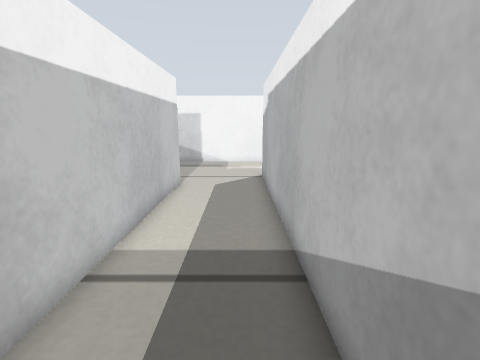
View 1 (above)

17 first-person views from a walk through a robot-simulator world made for Gazebo. The camera is 0.29 m above the floor, tilts 12° down and sees 85° across. The floor is counted in squares, 0.1 m on a side. Each view is taken from the middle of a square. On the plan, view 1 faces up. The plan holds only what a view shows up to about 19 squares ahead; the rest is blank. The robots in the file are not drawn.

View 2
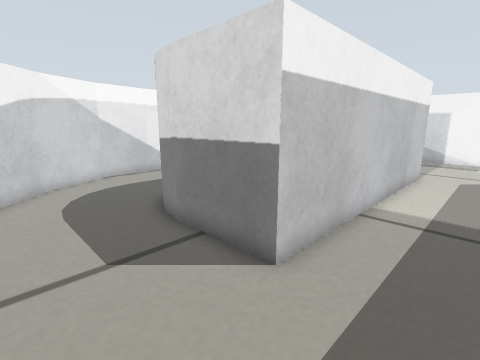

View 3
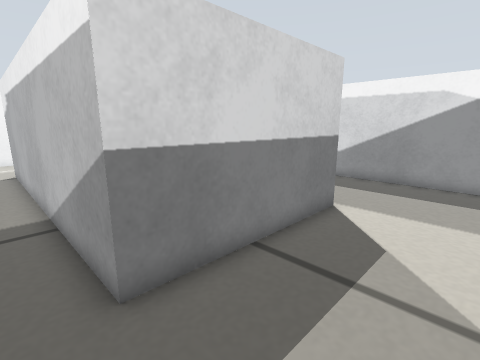

View 4
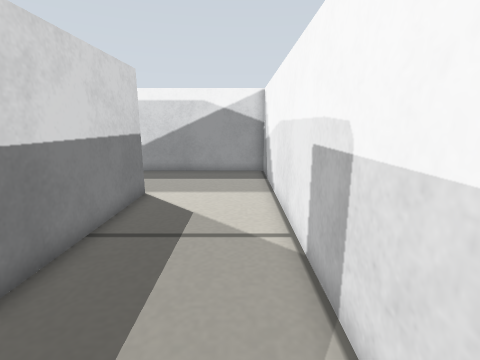

View 5
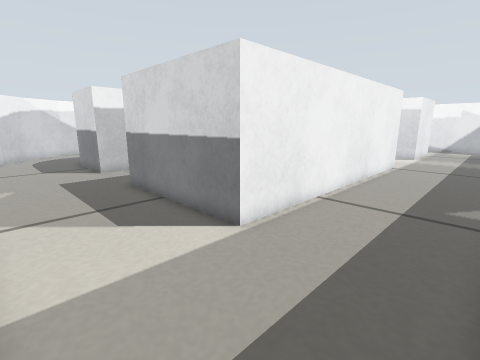

View 6
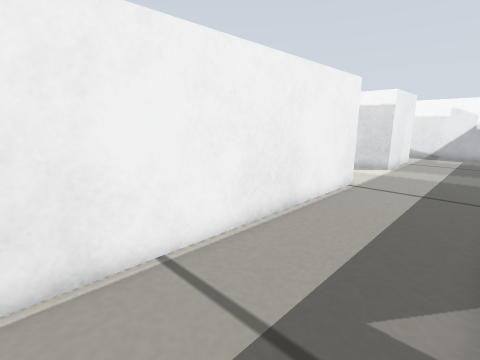

View 7
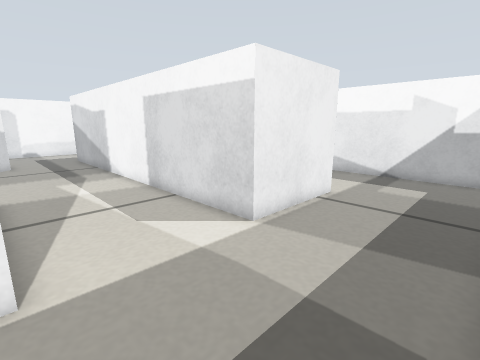

View 8
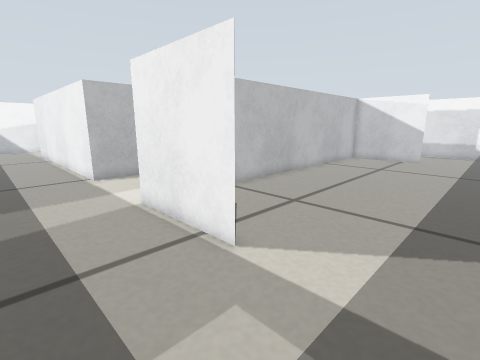

View 9
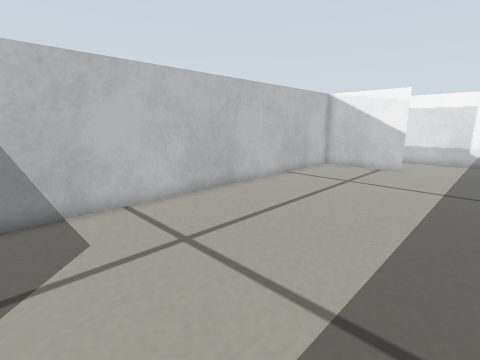

View 10
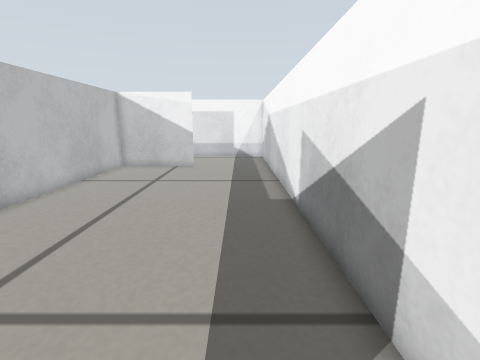

View 11
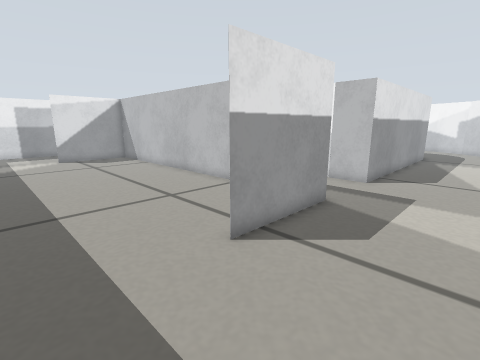

View 12
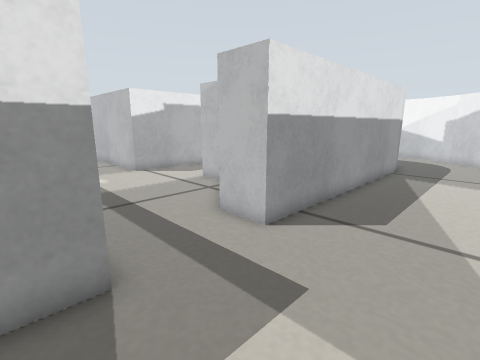

View 13
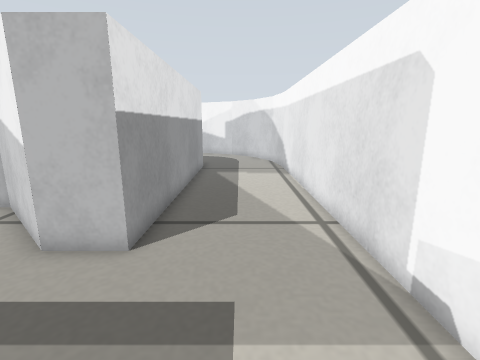

View 14
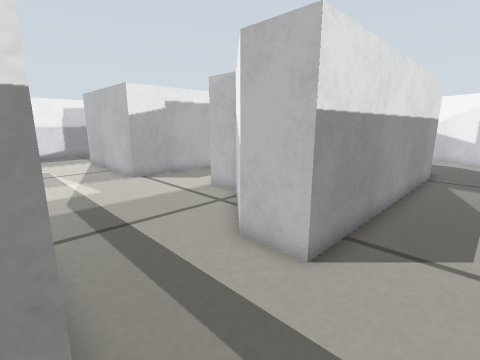

View 15
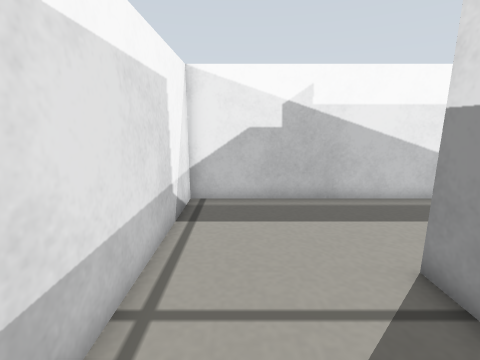

View 16
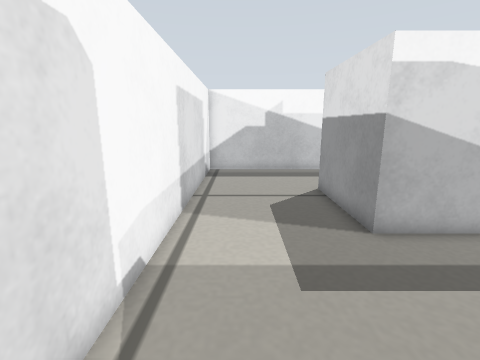

View 17
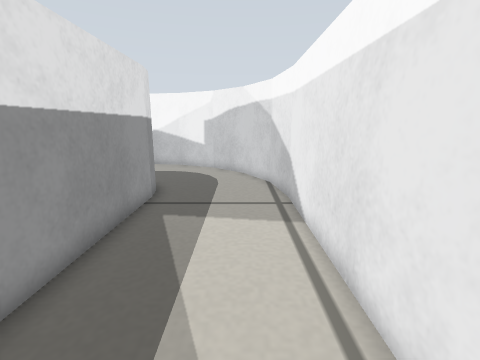

### Floor plan
Points are (right, up) in squares from view 1. A wall is a line through its corners. A room is listed if a view was taken in it or the views show most of it. See-through windows are left out.
Room 1 (views 1, 2, 3, 4, 5, 6, 7, 8, 9, 10, 11, 12, 13, 14, 15, 16, 17)
walls: (1.3, 15.1) (8.9, 15.1) (8.9, 0.1) (1.3, 0.1) (1.3, 15.1); (-10.4, 3.6) (-10.4, 16.3) (-8.4, 16.3) (-4.8, 13) (-3, 13) (-3, 0.1) (-6.9, 0.1); (8.9, 25.8) (8.9, 20.7) (-10.4, 20.7) (7.9, 20.7); (-10.2, 2.5) (-10.4, 3.7); (-6.7, 0.1) (-7.9, 0.3) (-8.9, 0.7); (-10.4, 25.9) (-10.4, 20.7) (-10.4, 25.8); (-16, 3.7) (-15.5, 0.8) (-14.2, -1.8) (-12.2, -3.8) (-9.7, -5) (-7.6, -5.4); (-0.8, -5.5) (14.5, -5.5) (14.5, 2.6); (13.5, 31.1) (-16, 31.1) (-16, 3.6)

Where each view was taken, in squares from view 1:
view 1: 0 up, 0 right, facing up
view 2: 4 down, 0 right, facing up-left
view 3: 4 down, 0 right, facing up-right
view 4: 4 down, 2 left, facing right
view 5: 5 down, 14 right, facing up-left
view 6: 2 up, 14 right, facing up-left
view 7: 15 up, 14 right, facing up-left
view 8: 30 up, 13 right, facing down-left
view 9: 30 up, 8 right, facing down-left
view 10: 29 up, 8 right, facing left
view 11: 30 up, 15 left, facing down-right
view 12: 22 up, 15 left, facing down-right
view 13: 22 up, 13 left, facing down
view 14: 21 up, 13 left, facing down-right
view 15: 21 up, 14 left, facing up
view 16: 14 up, 14 left, facing up
view 17: 14 up, 14 left, facing down
